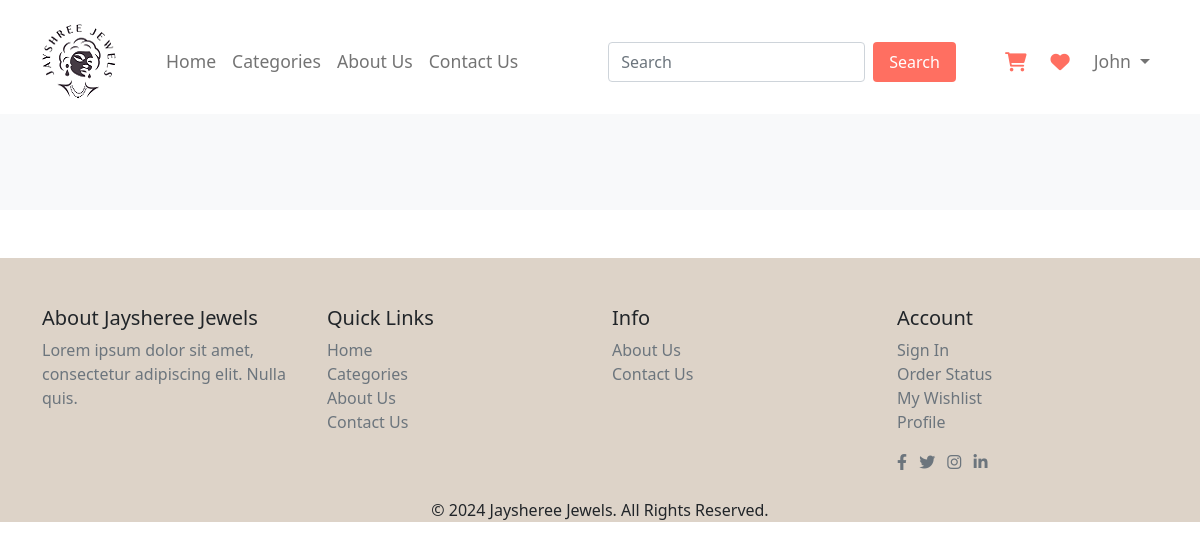
/user/single-product.php?p_code=PRO05, run on an earlier commit of the app's database.
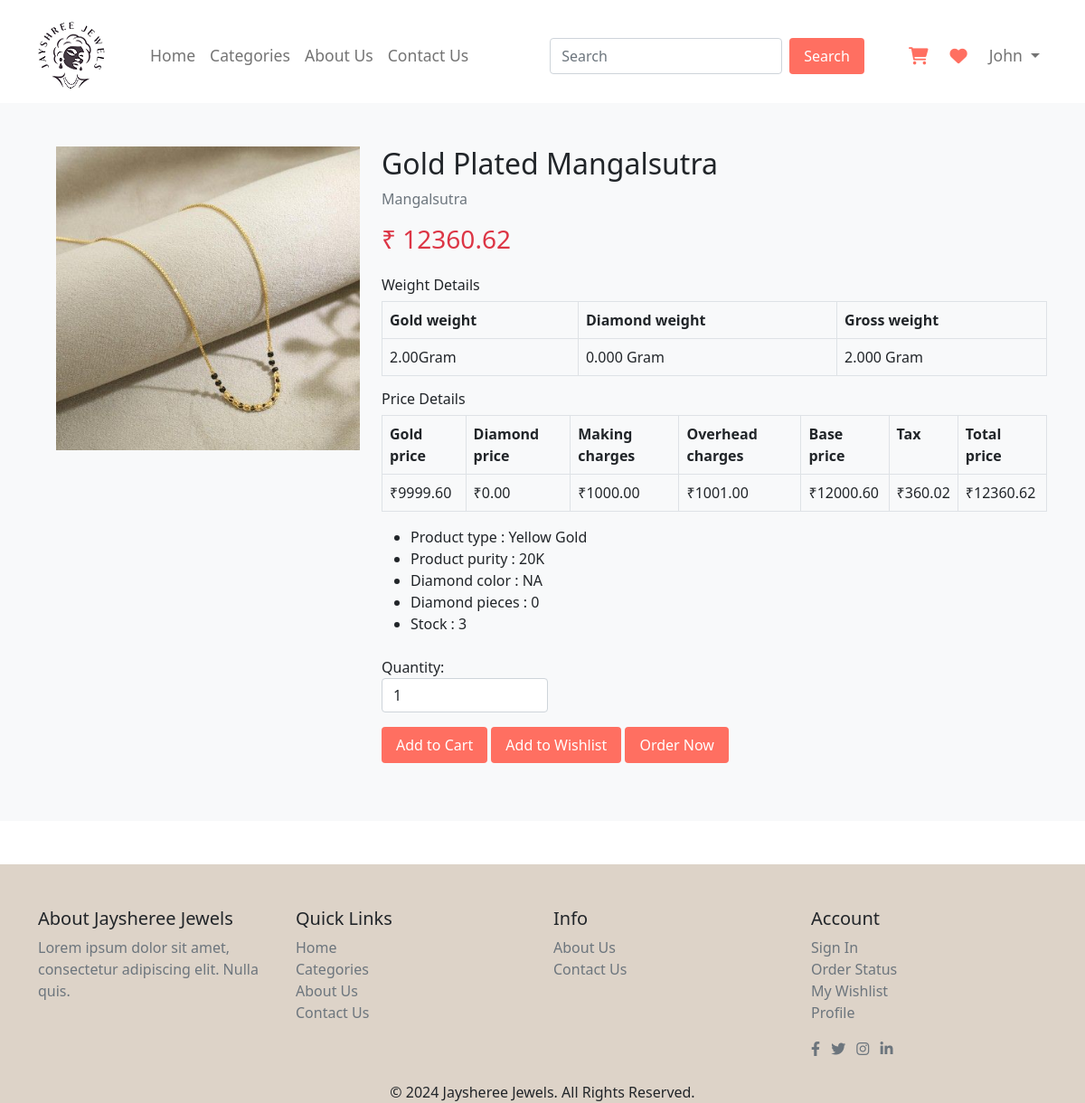
And on a later commit of the database.
### tables this page shows
CREATE TABLE `product_tbl` (
  `p_id` int(10) NOT NULL,
  `p_code` varchar(10) NOT NULL,
  `p_name` varchar(100) NOT NULL,
  `p_c_code` varchar(10) NOT NULL,
  `p_type` varchar(30) NOT NULL,
  `p_gross_weight` decimal(10,3) NOT NULL,
  `p_diamond_weight` decimal(5,3) NOT NULL,
  `p_diamond_pices` int(5) NOT NULL,
  `p_purity` varchar(50) NOT NULL,
  `p_gold_weight` decimal(5,2) NOT NULL,
  `p_gold_price` decimal(10,2) NOT NULL,
  `p_diamond_price` decimal(10,2) NOT NULL,
  `p_making_charge` decimal(10,2) NOT NULL,
  `p_overhead_charges` decimal(10,2) NOT NULL,
  `p_base_price` decimal(10,2) NOT NULL,
  `p_tax` decimal(10,2) NOT NULL,
  `p_total_price` decimal(10,2) NOT NULL,
  `p_diamond_color` varchar(30) NOT NULL,
  `p_stock` int(5) NOT NULL,
  `p_image` varchar(100) NOT NULL,
  `p_status` varchar(10) NOT NULL
);

CREATE TABLE `category_tbl` (
  `c_id` int(11) NOT NULL,
  `c_code` varchar(10) NOT NULL,
  `c_name` varchar(255) NOT NULL,
  `c_gender` varchar(10) NOT NULL,
  `c_image` varchar(255) DEFAULT NULL,
  `c_status` varchar(10) NOT NULL
);

### user/single-product.php (the view, shortened to what this page needs)
<?php
include_once 'header.php';
include_once '../conn.php';
$p_code = $_GET['p_code'];
$q = "select * from product_tbl P INNER JOIN category_tbl C on P.p_c_code=C.c_code where p_code='$p_code' ";
$result = mysqli_query($con, $q);
?>
<section class="product-page py-5 bg-light">
    <div class="container">
        <?php
        while ($r = mysqli_fetch_assoc($result)) {
            ?>
            <div class="row">
                <div class="col-md-4 d-flex">
                    <div class="col-md-12">
                        <div class="product-main-image">
                            <img id="mainProductImage" src="<?php echo $r['p_image']; ?>" class="img-fluid main-img"
                                alt="Main Product Image">
                        </div>
                    </div>
                </div>
                <div class="col-md-8">
                    <div class="product-details">
                        <h2><?php echo $r['p_name']; ?></h2>
                        <p class="text-muted"><?php echo $r['c_name']; ?></p>
                        <h3 class="text-danger">&#8377; <?php echo $r['p_total_price']; ?></h3>
                        <div class="mt-4">
                            <h6>Weight Details</h6>
                            <div class="table-responsive">
                                <table class="table table-bordered">
                                    <tr>
                                        <th>Gold weight</th>
                                        <th>Diamond weight</th>
                                        <th>Gross weight</th>
                                    </tr>
                                    <tr>
                                        <td><?php echo $r['p_gold_weight']; ?>Gram</td>
                                        <td><?php echo $r['p_diamond_weight']; ?> Gram</td>
                                        <td><?php echo $r['p_gross_weight']; ?> Gram</td>
                                    </tr>
                                </table>
                            </div>
                            <h6>Price Details</h6>
                            <div class="table-responsive">
                                <table class="table table-bordered">
                                    <tr>
                                        <th>Gold price</th>
                                        <th>Diamond price</th>
                                        <th>Making charges</th>
                                        <th>Overhead charges</th>
                                        <th>Base price</th>
                                        <th>Tax</th>
                                        <th>Total price</th>
                                    </tr>
                                    <tr>
                                        <td>₹<?php echo $r['p_gold_price']; ?></td>
                                        <td>₹<?php echo $r['p_diamond_price']; ?></td>
                                        <td>₹<?php echo $r['p_making_charge']; ?></td>
                                        <td>₹<?php echo $r['p_overhead_charges']; ?></td>
                                        <td>₹<?php echo $r['p_base_price']; ?></td>
                                        <td>₹<?php echo $r['p_tax']; ?></td>
                                        <td>₹<?php echo $r['p_total_price']; ?></td>
                                    </tr>
                                </table>
                            </div>
                            <ul>
                                <li>Product type : <?php echo $r['p_type']; ?></li>
                                <li>Product purity : <?php echo $r['p_purity']; ?></li>
                                <li>Diamond color : <?php echo $r['p_diamond_color']; ?></li>
                                <li>Diamond pieces : <?php echo $r['p_diamond_pices']; ?></li>
                                <li>Stock : <?php echo $r['p_stock']; ?></li>
                            </ul>
                        </div>
                        <div class="product-options mt-4">
                            <div class="form-group">
                                <label for="quantity">Quantity:</label>
                                <input type="number" id="quantity" name="quantity" value="1" class="form-control w-25">
                            </div>
                            <div class="form-group mt-3">
                                <a href="cart.php"><input type='submit' name='cart' value='Add to Cart' class='buy-now'></a>
                                <a href="wishlist.php"><input type='submit' name='wishlist' value='Add to Wishlist'
                                        class='buy-now'></a>
                                <a href="order.php"><input type='submit' name='order' value='Order Now' class='buy-now'></a>
                            </div>
                        </div>
                    </div>
                </div>
            </div>
            <?php
        }
        ?>
    </div>
</section>
<br /><br />
<?php
include_once('footer.php');
?>

What changed in the data, as far as the page shows it:
added product_tbl: p_image (picture), p_name "Gold Plated Mangalsutra", category_tbl.c_name "Mangalsutra", p_total_price "12360.62", p_gold_weight "2.00", p_diamond_weight "0.000", p_gross_weight "2.000", p_gold_price "9999.60", p_diamond_price "0.00", p_making_charge "1000.00", p_overhead_charges "1001.00", p_base_price "12000.60", p_tax "360.02", p_type "Yellow Gold", p_purity "20K", p_diamond_color "NA", p_diamond_pices "0", p_stock "3"
